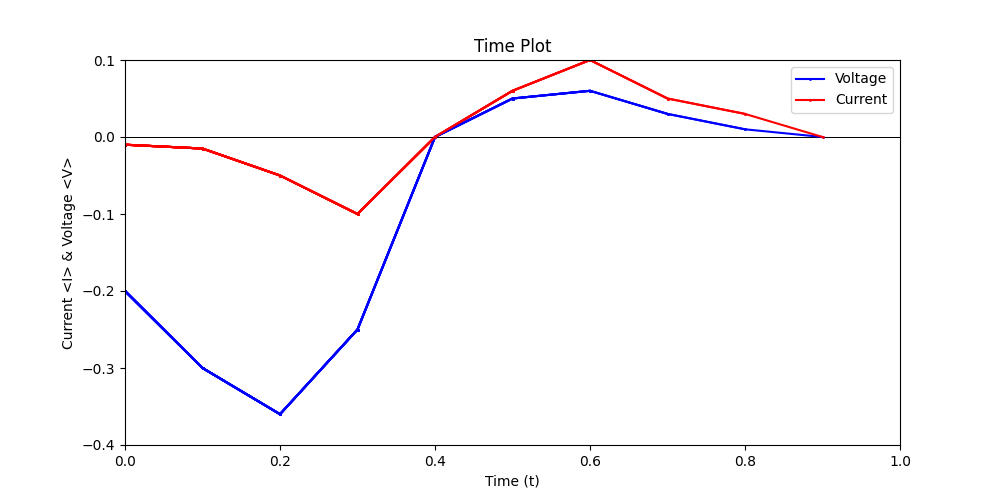

Write the Python code that produced this figure.
import matplotlib.pyplot as plt

"""
    Basic implementation of time plot of Voltage (V) and Current (I) over time

    Author: Chiara Paglioni
"""


class Tplot:
    def __init__(self):
        self.fig, self.ax = plt.subplots(figsize=(10, 5))
        self.ax.axhline(0, color='black', linewidth=0.5)
        self.xs = []
        self.voltages = []
        self.currents = []
        self.preferred_w = 1000
        self.preferred_h = 500
        # self.voltage_scale_factor = 100
        # self.current_scale_factor = 100000
        self.labels_displayed = False
        self.ax.set_xlabel('Time (t)')
        self.ax.set_ylabel('Current <I> & Voltage <V>')
        self.ax.set_title('Time Plot')

    def update(self, t, v, i):
        self.xs.append(t)
        self.voltages.append(v)
        self.currents.append(i)
        # Uncomment the next line if we want to see only one dot at each update
        # self.ax.cla()
        self.ax.axhline(0, color='black', linewidth=0.5)
        self.ax.plot(self.xs, self.voltages, 'bo-', markersize=1, label='Voltage')
        self.ax.plot(self.xs, self.currents, 'ro-', markersize=1, label='Current')

        self.ax.set_xlim(0, t+0.1)
        self.ax.set_ylim(-0.4, 0.1)

        if not self.labels_displayed:
            self.ax.legend()
            self.labels_displayed = True

        plt.pause(0.001)

    def save_plot(self):
        self.fig.savefig('figures/time_plot.png')
